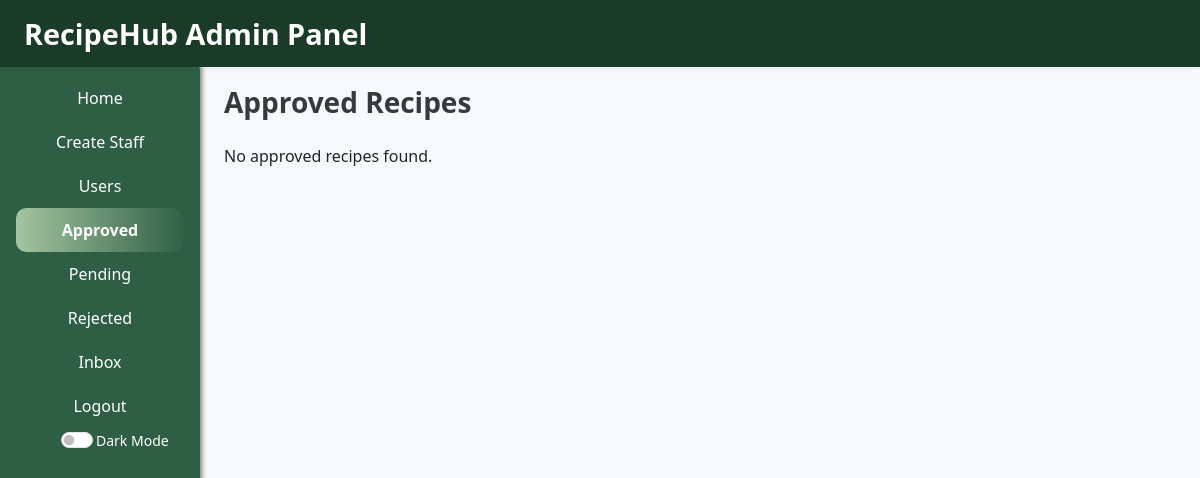
/admin/status/approved (signed in), run on an earlier commit of the app's database.
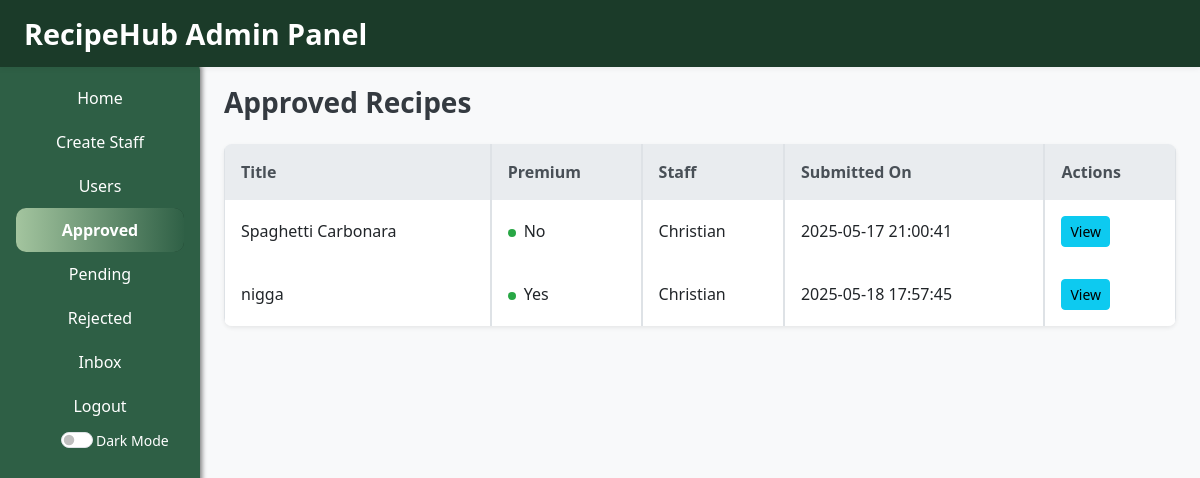
And on a later commit of the database.
### tables this page shows
CREATE TABLE Recipes (
      id INTEGER PRIMARY KEY AUTOINCREMENT,
      title TEXT,
      ingredients TEXT,
      instructions TEXT,
      duration INTEGER,
      isPremium INTEGER DEFAULT 0,
      status TEXT DEFAULT 'pending',
      staff_id INTEGER,
      createdAt TIMESTAMP DEFAULT CURRENT_TIMESTAMP, image TEXT, courseType TEXT,
      FOREIGN KEY (staff_id) REFERENCES Staff(id)
    );

CREATE TABLE Staff (
      id INTEGER PRIMARY KEY AUTOINCREMENT,
      name TEXT,
      username TEXT,
      email TEXT,
      password TEXT
    );

### app.py (the view)
@app.route('/admin/status/<status>')
def admin_view_status(status):
    if 'user_id' not in session or session['role'] != 'admin':
        flash("Unauthorized access.", "danger")
        return redirect(url_for('login'))
    if status not in ['approved', 'pending', 'rejected']:
        flash("Invalid status filter.", "danger")
        return redirect(url_for('chome'))
    db = get_db_connection()
    cursor = db.cursor()
    cursor.execute("""
        SELECT Recipes.id, Recipes.title, Recipes.isPremium, Recipes.createdAt,
               Staff.name AS staff_name
        FROM Recipes
        JOIN Staff ON Recipes.staff_id = Staff.id
        WHERE Recipes.status = ?
    """, (status,))
    recipes = cursor.fetchall()
    db.close()
    return render_template('admin/status.html', recipes=recipes, status=status)

### db_setup.py (called while the page is built)
def get_db_connection():
  conn = sqlite3.connect('RecipeHub.db')
  conn.row_factory = sqlite3.Row
  return conn

### templates/admin/status.html (shortened to what this page needs)
{% extends 'admin/base.html' %}
{% block head %}
<link rel="stylesheet" href="{{ url_for('static', filename='status.css') }}" />
{% endblock %}
{% block body %}
<div class="container-fluid">
    <h1 class="h3 mb-4 text-gray-800">{{ status|capitalize }} Recipes</h1>
    {% if recipes %}
    <table class="table table-bordered">
        <thead>
            <tr>
                <th>Title</th>
                <th>Premium</th>
                <th>Staff</th>
                <th>Submitted On</th>
                <th>Actions</th>
            </tr>
        </thead>
        <tbody>
            {% for recipe in recipes %}
            <tr>
                <td>{{ recipe.title }}</td>
                <td>{{ 'Yes' if recipe.isPremium else 'No' }}</td>
                <td>{{ recipe.staff_name }}</td>
                <td>{{ recipe.createdAt }}</td>
                <td>
                    <a href="{{ url_for('view_recipe', recipe_id=recipe.id) }}" class="btn btn-info btn-sm">View</a>
                </td>
            </tr>
            {% endfor %}
        </tbody>
    </table>
    {% else %}
    <p>No {{ status }} recipes found.</p>
    {% endif %}
</div>
{% endblock %}

What changed in the data, as far as the page shows it:
added Recipes: title "Spaghetti Carbonara", isPremium "No", staff_name "Christian", createdAt "2025-05-17 21:00:41"
added Recipes: title "nigga", isPremium "Yes", staff_name "Christian", createdAt "2025-05-18 17:57:45"
Also different on the page:
{{ status }}: "approved" → (not shown)
text no longer shown: "No recipes found."
text now shown: "Title Premium Staff Submitted On Actions"
